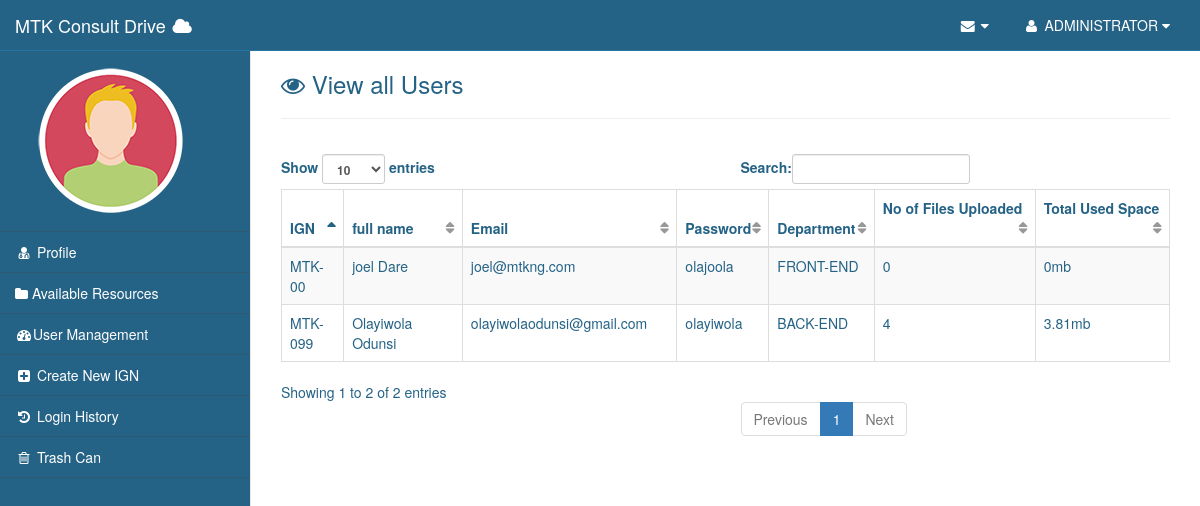
Page /home.php?page=users (signed in) on the committed database.
### tables this page shows
CREATE TABLE IF NOT EXISTS `users` (
  `id` int(11) NOT NULL AUTO_INCREMENT,
  `IGN` varchar(200) NOT NULL,
  `full_name` varchar(200) DEFAULT NULL,
  `password` varchar(200) DEFAULT NULL,
  `email` varchar(200) DEFAULT NULL,
  `department` int(10) DEFAULT NULL,
  `type` int(10) NOT NULL DEFAULT '1',
  PRIMARY KEY (`id`)
);

### inc/database.php (called while the page is built, shortened)
<?php
class Database{
	private $connection ;
	private $rowCount;
	public function __construct(){
		try{
		$this->connection = new PDO('mysql:host='.DBHOST.';port='.DBPORT.';dbname='.DBNAME,DBUSER,DBPASS);
		}
		catch(PDOException $e){
			echo "Connection error".$e->getMessage();
		}
	}
	private function query($sql,$array){
            $this->connection->setAttribute(PDO::ATTR_EMULATE_PREPARES,false);
            try{
            $result = $this->connection->prepare($sql);
                if(!$result->execute(array_values($array)))
                {
                }
            }
            catch (Exception $e){
                echo $e->getMessage();
            }
            catch(PDOException $e){
                echo $e->getMessage();
                echo 'fold';
            }
		return $result;
	}
	public function singleColumn($sql,$array){
            $result = $this->query($sql,$array);
            if($this->getRowCount() > 0){
                $this->singleField = $result->fetchAll();
                return $this->getRowCount();
            }
            else{
                return false;
            }
	}
	public function multipleColumn($sql,$array){
           $result = $this->query($sql, $array) ;
           return $result->fetchAll();
	}
	public function getRowCount(){
		return $this->rowCount;
	}
	public function setRowCount($count){
		$this->rowCount = $count;
	}
	public function __destruct(){
		$this->connection = null;
	}
}
?>

### inc/dept_name.php (called while the page is built)
<?php
function get_dept_name($dept_id){
     $dept_name = '';
    if($dept_id == 1){
        $dept_name = 'FRONT-END';
    }else if($dept_id == 2){
        $dept_name = 'BACK-END';
    }else if($dept_id == 3){
        $dept_name = 'ADMIN';
    }else if ($dept_id == 4) {
        $dept_name = 'ANALYST';
    }else{
        $dept_name = 'ALL DEPARTMENT';
    }
    return $dept_name;
}
?>

### pages/users.php (the view, shortened to what this page needs)
<?php
$db = new Database();
$val = $db->multipleColumn("SELECT * FROM `users` WHERE `IGN` NOT LIKE ?", array($uid));
function get_num_files($user_id){
    $db = new Database();
    $val = $db->singleColumn("SELECT count(`file_size`) as `file_count` FROM `files` WHERE `file_uploader_id` LIKE ? AND `presence` LIKE ?", array($user_id, 1));
    if($db->singleField[0]['file_count'] === NULL ||$db->singleField[0]['file_count'] == 0 ){
       return 0;
    }else{
        return $db->singleField[0]['file_count'];
    }
}
function get_used_space($user_id){
    $db = new Database();
    $val = $db->singleColumn("SELECT sum(`file_size`) as `total` FROM `files` WHERE `file_uploader_id` LIKE ? AND `presence` LIKE ?", array($user_id, 1));
    if($db->singleField[0]['total'] === NULL ||$db->singleField[0]['total'] == 0 ){
       return 0;
    }else{
        return round($db->singleField[0]['total']/(1024 * 1024), 2);
    }
}
?>
<div class="row">
<div class="col-lg-12">
        <h3><i class="fa fa-eye"> </i> View all Users</h3>
        <hr class="divider">
    <div class="panel-body">
        <div class="row">
           <div class="dataTable_wrapper">
                                <table class="table table-striped table-bordered table-hover" id="dataTables-example">
                                    <thead>
                                        <tr>
                                            <th>IGN</th>
                                            <th>full name</th>
                                            <th>Email</th>
                                            <th>Password</th>
                                            <th>Department</th>
                                            <th>No of Files Uploaded</th>
                                            <th>Total Used Space</th>
                                        </tr>
                                    </thead>
                                    <tbody>
                                        <?php
                                            foreach($val as $key=>$value){
                                                echo '<tr> <td>'.$value['IGN'].'</td><td>';
                                                    echo ($value['full_name'] === NULL)?"unassigned":$value['full_name'];
                                                    echo '</td><td>';
                                                        echo ($value['email'] === NULL)?"unassigned":$value['email'];
                                                        echo '</td><td>';
                                                        echo $value['password'];
                                                        echo '</td><td>';
                                                        echo ($value['department']=== NULL)?"unassigned":  get_dept_name($value['department']);
                                                        echo '</td>'. '<td>'.  get_num_files($value['IGN']).'</td><td>'.get_used_space($value['IGN']).'mb'.'</td>';
                                            }
                                        ?>
                                    </tbody>
                                </table>
                            </div>
        </div>
    </div>
</div>
</div>

### css/sb-admin-2.css (style rules this page uses)
body { background-color: #f8f8f8; }
table.dataTable thead .sorting, table.dataTable thead .sorting_asc, table.dataTable thead .sorting_desc, table.dataTable thead .sorting_asc_disabled, table.dataTable thead .sorting_desc_disabled { background: 0 0; }
table.dataTable thead .sorting_asc:after { content: "\f0de"; float: right; font-family: fontawesome; }
table.dataTable thead .sorting:after { content: "\f0dc"; float: right; font-family: fontawesome; color: rgba(50,50,50,.5); }

### css/style.css (style rules this page uses)
body { background-color:#256386; color: #256386; }

### rows in the picture
users: IGN "MTK-099", full_name "Olayiwola Odunsi", email "olayiwolaodunsi@gmail.com", password "olayiwola", department "BACK-END", IGN "4", IGN "3.81"
users: IGN "MTK-00", full_name "joel Dare", email "joel@mtkng.com", password "olajoola", department "FRONT-END", IGN "0"

### other values in the picture
$uname "ADMINISTRATOR"
